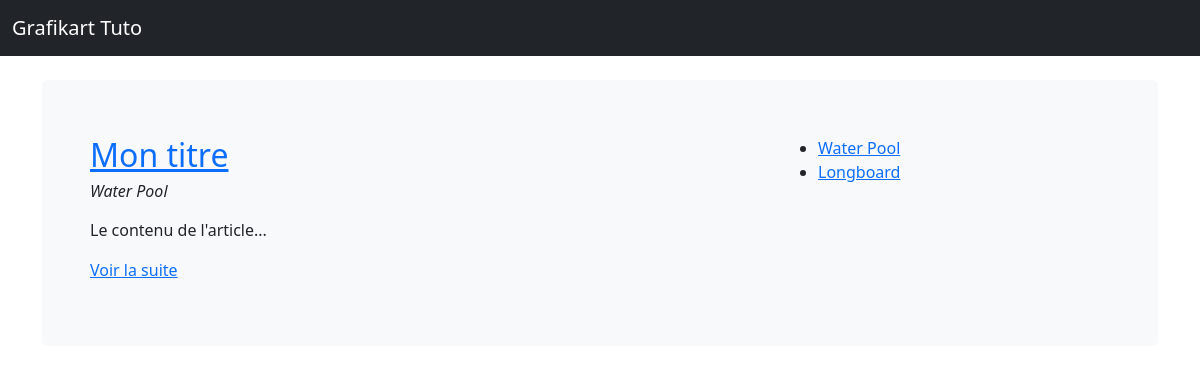
Page /index.php?p=posts.category&id=1 on the committed database.
### tables this page shows
CREATE TABLE `articles` (
  `id` int NOT NULL AUTO_INCREMENT,
  `titre` varchar(255) DEFAULT NULL,
  `contenu` longtext,
  `datet` datetime DEFAULT NULL,
  `category_id` int NOT NULL,
  PRIMARY KEY (`id`),
  KEY `FOREIGN` (`category_id`)
);

CREATE TABLE `categories` (
  `id` int NOT NULL AUTO_INCREMENT,
  `titre` varchar(255) DEFAULT NULL,
  PRIMARY KEY (`id`)
);

### app/App.php (called while the page is built, shortened)
<?php
class App {
	private static $_instance;
	private $db_instance;
	public static function getInstance(): self{
		if (is_null(self::$_instance)) {
			self::$_instance = new App();
		}
		return self::$_instance;
	}
	public static function load(){
		require ROOT . 'app/Autoloader.php';
		require ROOT . 'core/Autoloader.php';
	}
	public function getTable($name): Table {
		return new $class_name($this->getDB());
	}
	public function getDB() {
		$config = Config::getInstance(ROOT . 'config/config.php');
		if (is_null($this->db_instance)) {
			$this->db_instance = new MysqlDatabase($config->get('db_name'), $config->get('db_user'), $config->get('db_pass'), $config->get('db_host'));
		}
		return $this->db_instance;
	}
}

### app/Autoloader.php (called while the page is built, shortened)
<?php
class Autoloader {
	static function autoload($class) {
		if (strpos($class, __NAMESPACE__ . '\\') === 0) {
			$class = str_replace(__NAMESPACE__ . '\\', '', $class);
			$class = str_replace('\\', DIRECTORY_SEPARATOR, $class);
		}
	}
}

### core/Config.php (called while the page is built, shortened)
<?php
class Config {
	private $settings = [];
	private static $_instance;
	public static function getInstance($file) {
		if (is_null(self::$_instance)) {
			self::$_instance = new Config($file);
		}
		return self::$_instance;
	}
	public function __construct ($file) {
		$this->settings = require($file);
	}
	public function get($key) {
		return $this->settings[$key];
	}
}

### core/Autoloader.php (called while the page is built, shortened)
<?php
class Autoloader {
	static function autoload($class) {
		if (strpos($class, __NAMESPACE__ . '\\') === 0) {
			$class = str_replace(__NAMESPACE__ . '\\', '', $class);
			$class = str_replace('\\', DIRECTORY_SEPARATOR, $class);
		}
	}
}

### config/config.php (called while the page is built)
<?php
return array(
	'db_name' => 'Grfikart',
	'db_user' => 'IngeDev',
	'db_pass' => 'IngeDev#',
	'db_host' => 'localhost:3600',
);

### core/Table/Table.php (called while the page is built, shortened)
<?php
class Table {
	protected $table;
	protected $db;
	public function __construct(Database $db){
		$this->db = $db;
	}
	public function query($statement, $attributes, $one = false) {
		if ($attributes) {
			return $this->db->prepare(
				$statement,
				$attributes,
				str_replace('Table', 'Entity', get_class($this)),
				$one
			);
		} else {
			return $this->db->query(
				$statement,
				str_replace('Table', 'Entity', get_class($this)),
				$one
			);
		}
	}
	public function all() {
		return $this->query("SELECT * FROM {$this->table}", null);
	}
}

### core/Database/MysqlDatabase.php (called while the page is built, shortened)
<?php
class MysqlDatabase extends Database {
	private $pdo;
	private function getPDO(){
		if ($this->pdo === null) {
			$pdo = new \PDO("mysql:dbname=Grafikart;host=localhost:3306", "IngeDev", "IngeDev#");
			$pdo->setAttribute(\PDO::ATTR_ERRMODE, \PDO::ERRMODE_EXCEPTION);
			$this->pdo = $pdo;
		}
		return $this->pdo;
	}
	public function query($statement, $class_name = null, $one = false) {
		$req = $this->getPDO()->query($statement);
		if ($class_name === null) {
			$req->setFetchMode(\PDO::FETCH_OBJ);
		} else {
			$req->setFetchMode(\PDO::FETCH_CLASS, $class_name);
		}
		if ($one) {
			$datas = $req->fetch();
		} else {
			$datas = $req->fetchAll();
		}
		return $datas;
	}
	public function prepare($statement, $attributes, $class_name = null, $one = false) {
		$req = $this->getPDO()->prepare($statement);
		$res = $req->execute($attributes);
		if ($class_name === null) {
			$req->setFetchMode(\PDO::FETCH_OBJ);
		} else {
			$req->setFetchMode(\PDO::FETCH_CLASS, $class_name);
		}
		if ($one) {
			$datas = $req->fetch();
		} else {
			$datas = $req->fetchAll();
		}
		return $datas;
	}
}
?>

### app/Table/PostTable.php (called while the page is built, shortened)
<?php
class PostTable extends Table {
	public function lastByCategory($category_id) {
		return $this->query(
			"SELECT articles.id, articles.titre, articles.contenu, categories.titre as categorie
				FROM articles
					LEFT JOIN  categories ON category_id = categories.id
				WHERE category_id = ?
				ORDER BY articles.datet DESC
			",
			[$category_id],
			false);
	}
}

### core/Entity/Entity.php (called while the page is built, shortened)
<?php
class Entity {
	public function __get($key) {
		$method = 'get' . ucfirst($key);
		$this->$key = $this->$method();
		return $this->$key;
	}
}

### app/Entity/CategoryEntity.php (called while the page is built, shortened)
<?php
class CategoryEntity extends Entity {
	public function getUrl() {
		return 'index.php?p=posts.category&id=' . $this->id;
	}
}

### pages/posts/category.php (the view, shortened to what this page needs)
<?php
$articles = App::getInstance()->getTable('Post')->lastByCategory($_GET['id']);
$categories = App::getInstance()->getTable('Category')->all();
?>
<div class="row">
	<div class="col-sm-8">
		<?php foreach ($articles as $post): ?>
			<h2>
				<a href="<?= $post->url?>"><?php echo $post->titre;?></a>
			</h2>
			<h6>
				<p><em><?= $post->categorie;?></em></p>
			</h6>
			<p><?= $post->extrait?></p>
		<?php endforeach; ?>
	</div>
	<div class="col-sm-4">
		<ul>
			<?php foreach ($categories as $categorie):?>
			<li>
				<a href="<?= $categorie->url?>">
					<?=$categorie->titre?>
				</a>
			</li>
			<?php endforeach; ?>
		</ul>
	</div>
</div>

### app/Entity/PostEntity.php (shortened to what this page needs)
<?php
class PostEntity extends Entity {
	public function getUrl() {
		return 'index.php?p=posts.show&id=' . $this->id;
	}
	public function getExtrait() {
		$html = '<p>' . substr($this->contenu, 0, 100) . '...</p>';
		$html .= '<p><a href="' . $this->getUrl() . '">Voir la suite</a></p>';
		return $html;
	}
}

### rows in the picture
articles: titre "Mon titre", category.titre "Water Pool", contenu "Le contenu de l'article"
categories: titre "Water Pool"
categories: titre "Longboard"
